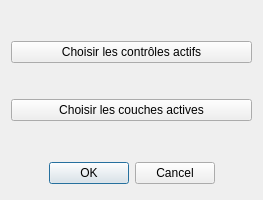
<?xml version="1.0" encoding="UTF-8"?>
<ui version="4.0">
 <class>SHRECDialogBase</class>
 <widget class="QDialog" name="SHRECDialogBase">
  <property name="geometry">
   <rect>
    <x>0</x>
    <y>0</y>
    <width>263</width>
    <height>200</height>
   </rect>
  </property>
  <property name="windowTitle">
   <string>Contrôles IGN</string>
  </property>
  <property name="windowIcon">
   <iconset>
    <normaloff>../resources_img/ign.jpg</normaloff>../resources_img/ign.jpg</iconset>
  </property>
  <widget class="QWidget" name="verticalLayoutWidget">
   <property name="geometry">
    <rect>
     <x>11</x>
     <y>11</y>
     <width>241</width>
     <height>141</height>
    </rect>
   </property>
   <layout class="QVBoxLayout" name="verticalLayout">
    <item>
     <widget class="QPushButton" name="controleButton">
      <property name="text">
       <string>Choisir les contrôles actifs</string>
      </property>
     </widget>
    </item>
    <item>
     <widget class="QPushButton" name="coucheButton">
      <property name="text">
       <string>Choisir les couches actives</string>
      </property>
     </widget>
    </item>
   </layout>
  </widget>
  <widget class="QDialogButtonBox" name="button_box">
   <property name="geometry">
    <rect>
     <x>11</x>
     <y>158</y>
     <width>241</width>
     <height>31</height>
    </rect>
   </property>
   <property name="orientation">
    <enum>Qt::Horizontal</enum>
   </property>
   <property name="standardButtons">
    <set>QDialogButtonBox::Cancel|QDialogButtonBox::Ok</set>
   </property>
   <property name="centerButtons">
    <bool>true</bool>
   </property>
  </widget>
 </widget>
 <resources/>
 <connections>
  <connection>
   <sender>button_box</sender>
   <signal>accepted()</signal>
   <receiver>SHRECDialogBase</receiver>
   <slot>accept()</slot>
   <hints>
    <hint type="sourcelabel">
     <x>249</x>
     <y>164</y>
    </hint>
    <hint type="destinationlabel">
     <x>146</x>
     <y>30</y>
    </hint>
   </hints>
  </connection>
  <connection>
   <sender>button_box</sender>
   <signal>rejected()</signal>
   <receiver>SHRECDialogBase</receiver>
   <slot>reject()</slot>
   <hints>
    <hint type="sourcelabel">
     <x>112</x>
     <y>164</y>
    </hint>
    <hint type="destinationlabel">
     <x>244</x>
     <y>62</y>
    </hint>
   </hints>
  </connection>
 </connections>
</ui>
